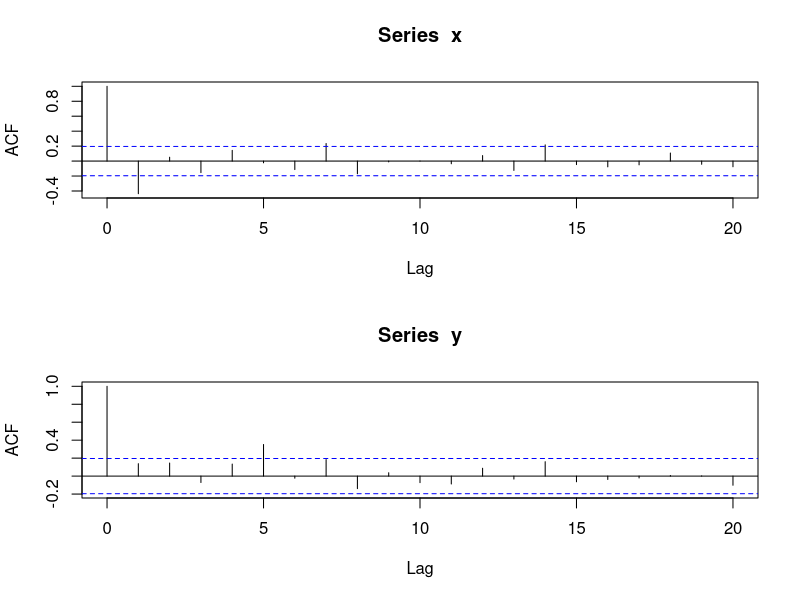
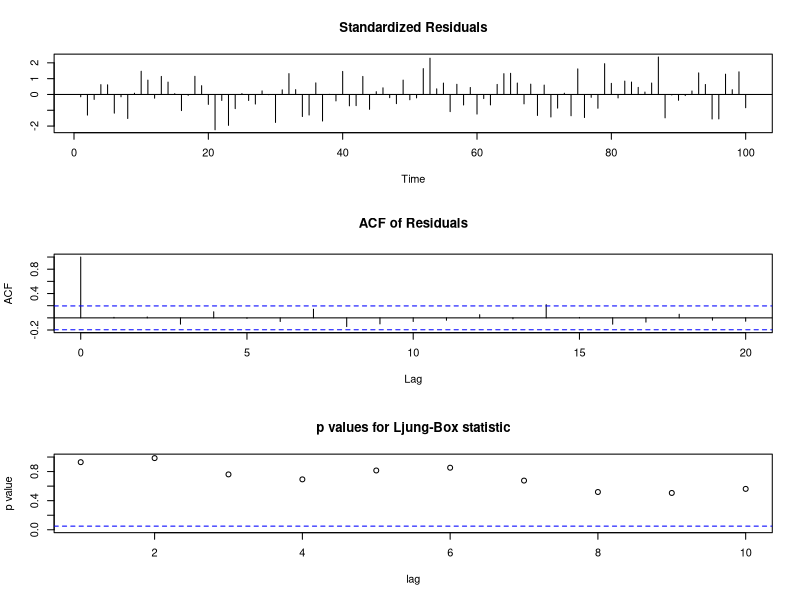
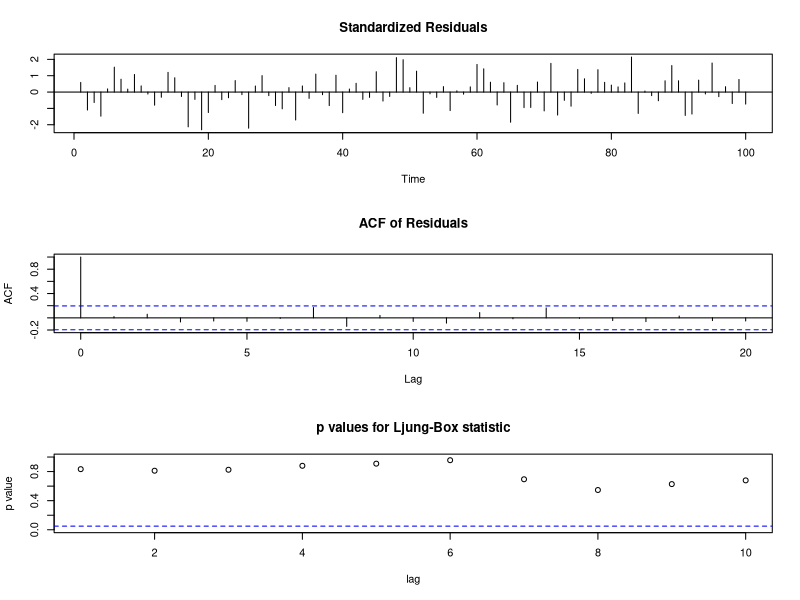
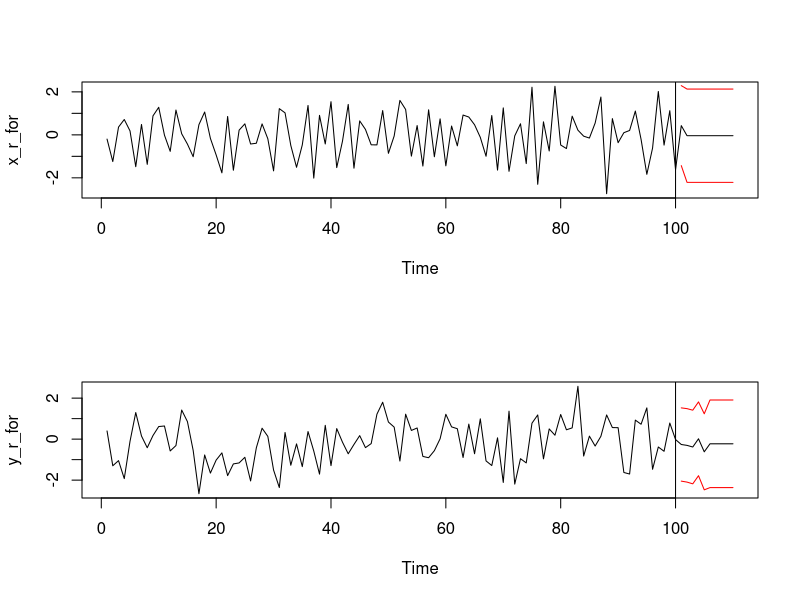

Here is the R script that generated these plots, in order:
# Exercise 1

b_1<-0.9
sigma<-2

# 1.1 MA-processes are always stationary

# 1.2 mean is zero
mu<-0
# Variance
R0<-sigma^2*(1+b_1^2)
R0

# 1.3 acf

acf_e<-rep(0,10)
acf_e[1]<-1
acf_e[2]<-b_1/(1+b_1^2)

acf_e

ARMAacf( ma = b_1, lag.max = 10, pacf = FALSE)


# -------------------------------------------------------------------------------
# Exercise 2


set.seed(10)
b_1<--0.7
b_5<-0.5

# 2.1
len<-100
x<-arima.sim(list(ma=b_1),n=len)
set.seed(10)
y<-arima.sim(list(ma=c(rep(0,4),b_5)),n=len)



# 2.2 Sample acf's
par(mfrow=c(2,1))
acf(x)
acf(y)

# 2.3 We select orders 1 and 5: estimate empirical models

x_obj<-arima(x,order=c(0,0,1))
y_obj<-arima(y,order=c(0,0,5))

x_obj$coef
y_obj$coef


# 2.4 Check diagnostics
tsdiag(x_obj)
tsdiag(y_obj)



# 2.5, 2.6 

predict(x_obj,n.ahead=10)
predict(y_obj,n.ahead=10)

# 2.7
par(mfrow=c(2,1))
x_r_for<-c(x,predict(x_obj,n.ahead=10)$pred)
ts.plot(x_r_for)
abline(v=100)
lines(c(rep(NA,100),predict(x_obj,n.ahead=10)$pred+2*predict(x_obj,n.ahead=10)$se),col="red")
lines(c(rep(NA,100),predict(x_obj,n.ahead=10)$pred-2*predict(x_obj,n.ahead=10)$se),col="red")

y_r_for<-c(y,predict(y_obj,n.ahead=10)$pred)
ts.plot(y_r_for)
abline(v=100)
lines(c(rep(NA,100),predict(y_obj,n.ahead=10)$pred+2*predict(y_obj,n.ahead=10)$se),col="red")
lines(c(rep(NA,100),predict(y_obj,n.ahead=10)$pred-2*predict(y_obj,n.ahead=10)$se),col="red")





#---------------------------------
# Exercise 3
interval_forecast<-function(x,h,q)
{
  len<-length(x)
  # Estimation of parameters
  ma_obj<-arima(x,order = c(0, 0, q))
  # Forecast multi-step ahead
  xhat<-predict(ma_obj,h)
  # Compute the forecast intervals
  x_lower<-xhat$pred-2*xhat$se
  x_upper<-xhat$pred+2*xhat$se
  return(list(x_lower=x_lower,x_upper=x_upper))
}


set.seed(12)
sigma<-sqrt(2)
q<-2
b_1<--1.7
b_2<-0.8
len<-50
mu<-0
# Number simulations
anzsim<-1000
sigma_vec<-1:anzsim
# Forecast horizon
h<-10
emp_sig<-rep(0,h)

wh<-rep(0,anzsim)

# We compute anzsim replications of length len+h of the MA(2)
for (j in 1:anzsim)#j<-1
{

# Simulate process  
  x<-mu+arima.sim(n = len+h, list( ma = c(b_1,b_2)), sd = sigma)
# The first len observations are fed to interval_forecast
  z<-x[1:len]
  int_obj<-interval_forecast(z,h,q)
  
# we verify that x[101:(100+h)] are in the forecast intervals
# If not (miss) the empirical significance level emp_sig is incremented by 1
  for (i in 1:h)#i<-1
  {
    if (x[len+i]<int_obj$x_lower[i]|x[len+i]>int_obj$x_upper[i])
    {  
      emp_sig[i]<-emp_sig[i]+1
      if (i==1)
        wh[j]<-1
    }
  }
}
# The empirical significance level should be close to 5%
# For shorter series (len=50) the empirical significance level is above 5%: too optimistic; bands too narrow (overfitting) 
#   and point forecast biased
# For longer series the effect vanishes: empirical significance levels are closer to theoretical one
emp_sig/anzsim


# Slightly more complex model: MA(4)

set.seed(12)
sigma<-sqrt(2)
q<-4
b_1<--1.7
b_2<-0.8
b_3<-1.2
b_4<--0.9
mu<-0
# Number simulations
anzsim<-1000
sigma_vec<-1:anzsim
# Forecast horizon
h<-10
emp_sig<-rep(0,h)

wh<-rep(0,anzsim)

# We compute anzsim replications of length len+h of the MA(2)
for (j in 1:anzsim)#j<-1
{
  # Simulate process  
  x<-mu+arima.sim(n = len+h, list( ma = c(b_1,b_2,b_3,b_4)), sd = sigma)
  # The first len observations are fed to interval_forecast
  z<-x[1:len]
  int_obj<-interval_forecast(z,h,q)
  
  # we verify that x[101:(100+h)] are in the forecast intervals
  # If not (miss) the empirical significance level emp_sig is incremented by 1
  for (i in 1:h)#i<-1
  {
    if (x[len+i]<int_obj$x_lower[i]|x[len+i]>int_obj$x_upper[i])
    {  
      emp_sig[i]<-emp_sig[i]+1
      if (i==1)
        wh[j]<-1
    }
  }
}
# The empirical significance level should be close to 5%
# For shorter series (len=50) the empirical significance level is above 5%: too optimistic; bands too narrow (overfitting) 
#   and point forecast biased
# For longer series the effect vanishes: empirical significance levels are closer to theoretical one
emp_sig/anzsim
